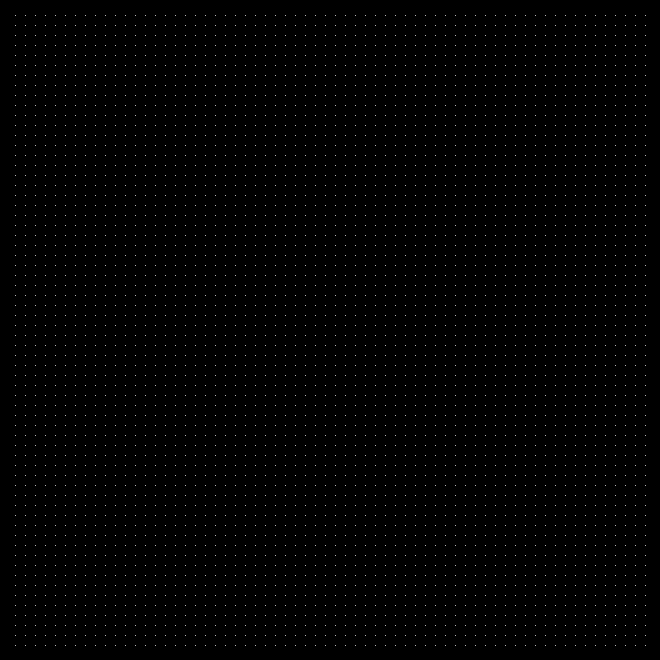
Frame 1 (no input)
Frame 60 (the mouse pressed at the canvas centre just before this capture): identical to frame 1, image omitted
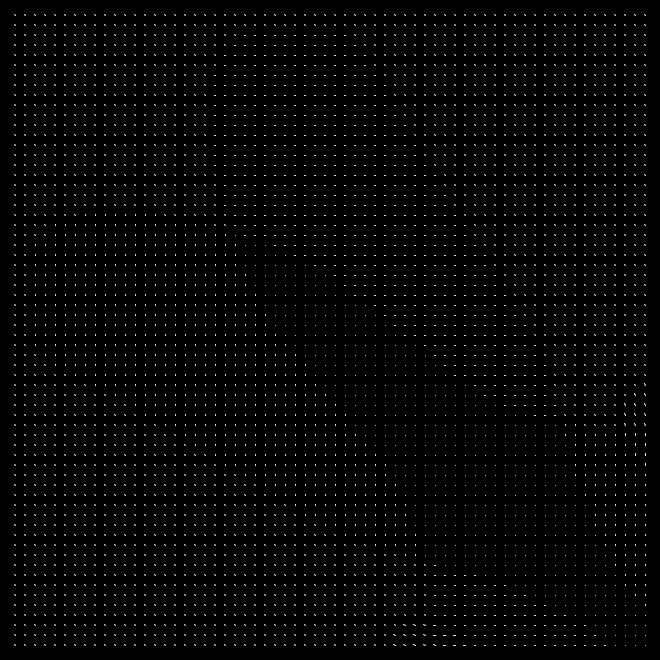
Frame 120 (the mouse held since frame 60 and released just before this capture)

The Processing sketch that drew these frames (run headless with seeded random() and noise(); from frame 60 on, the mouse is pressed at the canvas centre):

// Processing sketch: CFD
// ── CFD.pde
int IX(int x, int y) {
  return x + y * W;
}

void SWAP(float[] x0, float[] x) {
  for (int i = 0; i < x0.length; i++) {
    float tmp = x0[i];
    x0[i] = x[i];
    x[i] = tmp;
  }
}

void add_source(int N, float[] x, float[] s, float dt) {
  int size = (N + 2) * (N + 2);
  for (int i = 0; i < size; i++) {
    x[i] += dt * s[i];
  }
}

void set_bnd(int N, int b, float[] x) {
  for (int i = 1; i <= N; i++) {
    x[IX(0, i)] = b == 1 ? -x[IX(1, i)] : x[IX(1, i)];
    x[IX(N + 1, i)] = b == 1 ? -x[IX(N, i)] : x[IX(N, i)];
    x[IX(i, 0)] = b == 2 ? -x[IX(i, 1)] : x[IX(i, 1)];
    x[IX(i, N + 1)] = b == 2 ? -x[IX(i, N)] : x[IX(i, N)];
  }

  x[IX(0, 0)] = 0.5f * (x[IX(1, 0)] + x[IX(0, 1)]);
  x[IX(0, N + 1)] = 0.5f * (x[IX(1, N + 1)] + x[IX(0, N)]);
  x[IX(N + 1, 0)] = 0.5f * (x[IX(N, 0)] + x[IX(N + 1, 1)]);
  x[IX(N + 1, N + 1)] = 0.5f * (x[IX(N, N + 1)] + x[IX(N + 1, N)]);
}

void lin_solve(int N, int b, float[] x, float[] x0, float a, float c) {
  for (int k = 0; k < 20; k++) {
    for (int i = 1; i <= N; i++) {
      for (int j = 1; j <= N; j++) {
        x[IX(i, j)] = (x0[IX(i, j)] + a * (x[IX(i - 1, j)] + x[IX(i + 1, j)] + x[IX(i, j - 1)] + x[IX(i, j + 1)])) / c;
      }
    }
    set_bnd(N, b, x);
  }
}

void diffuse(int N, int b, float[] x, float[] x0, float diff, float dt) {
  float a = dt * diff * N * N;
  lin_solve(N, b, x, x0, a, 1 + 4 * a);
}

void advect(int N, int b, float[] d, float[] d0, float[] u, float[] v, float dt) {
  float dt0 = dt * N;
  for (int i = 1; i <= N; i++) {
    for (int j = 1; j <= N; j++) {
      float x = i - dt0 * u[IX(i, j)];
      float y = j - dt0 * v[IX(i, j)];
      if (x < 0.5f) x = 0.5f;
      if (x > N + 0.5f) x = N + 0.5f;
      int i0 = (int) x;
      int i1 = i0 + 1;
      if (y < 0.5f) y = 0.5f;
      if (y > N + 0.5f) y = N + 0.5f;
      int j0 = (int) y;
      int j1 = j0 + 1;
      float s1 = x - i0;
      float s0 = 1 - s1;
      float t1 = y - j0;
      float t0 = 1 - t1;
      d[IX(i, j)] = s0 * (t0 * d0[IX(i0, j0)] + t1 * d0[IX(i0, j1)]) + s1 * (t0 * d0[IX(i1, j0)] + t1 * d0[IX(i1, j1)]);
    }
  }
  set_bnd(N, b, d);
}

void project(int N, float[] u, float[] v, float[] p, float[] div) {
  for (int i = 1; i <= N; i++) {
    for (int j = 1; j <= N; j++) {
      div[IX(i, j)] = -0.5f * (u[IX(i + 1, j)] - u[IX(i - 1, j)] + v[IX(i, j + 1)] - v[IX(i, j - 1)]) / N;
      p[IX(i, j)] = 0;
    }
  }
  set_bnd(N, 0, div);
  set_bnd(N, 0, p);
  lin_solve(N, 0, p, div, 1, 4);
  for (int i = 1; i <= N; i++) {
    for (int j = 1; j <= N; j++) {
      u[IX(i, j)] -= 0.5f * N * (p[IX(i + 1, j)] - p[IX(i - 1, j)]);
      v[IX(i, j)] -= 0.5f * N * (p[IX(i, j + 1)] - p[IX(i, j - 1)]);
    }
  }
  set_bnd(N, 1, u);
  set_bnd(N, 2, v);
}

void dens_step(int N, float[] x, float[] x0, float[] u, float[] v, float diff, float dt) {
  add_source(N, x, x0, dt);
  SWAP(x0, x);
  diffuse(N, 0, x, x0, diff, dt);
  SWAP(x0, x);
  advect(N, 0, x, x0, u, v, dt);
}

void vel_step(int N, float[] u, float[] v, float[] u0, float[] v0, float visc, float dt) {
  add_source(N, u, u0, dt);
  add_source(N, v, v0, dt);
  SWAP(u0, u);
  diffuse(N, 1, u, u0, visc, dt);
  SWAP(v0, v);
  diffuse(N, 2, v, v0, visc, dt);
  project(N, u, v, u0, v0);
  SWAP(u0, u);
  SWAP(v0, v);
  advect(N, 1, u, u0, u0, v0, dt);
  advect(N, 2, v, v0, u0, v0, dt);
  project(N, u, v, u0, v0);
}

final int N = 64;
final int W = N + 2;
final int H = N + 2;
final int size = W * H;

float[] u = new float[size];
float[] v = new float[size];
float[] u_prev = new float[size];
float[] v_prev = new float[size];
float[] dens = new float[size];
float[] dens_prev = new float[size];

float dt = 0.1f;
float diff = 0.0f;
float visc = 0.0f;
float force = 1.0f;
float source = 100.0f;

void settings() {
  size(W * 10, H * 10);
}

void setup() {}

void get_from_UI(float[] d, float[] u, float[] v) {
  if (!mousePressed) return;
  int i = mouseX / 10;
  int j = mouseY / 10;
  if (i < 1 || i > N || j < 1 || j > N) return;
  u[IX(i, j)] = force * (mouseX - pmouseX);
  v[IX(i, j)] = force * (mouseY - pmouseY);
}

void mouseReleased() {
  int i = mouseX / 10;
  int j = mouseY / 10;
  dens_prev[IX(i, j)] = source;
}

void draw() {
  background(0);
  get_from_UI(dens_prev, u_prev, v_prev);
  vel_step(N, u, v, u_prev, v_prev, visc, dt);
  dens_step(N, dens, dens_prev, u, v, diff, dt);
  velocity();
}

void velocity() {
  float h = 10;
  stroke(255);
  for (int i = 1; i <= N; i++) {
    float x = i * h + h / 2;
    for (int j = 1; j <= N; j++) {
      float y = j * h + h / 2;
      float x2 = x + u[IX(i, j)] * 10;
      float y2 = y + v[IX(i, j)] * 10;
      line(x, y, x2, y2);
    }
  }
}
